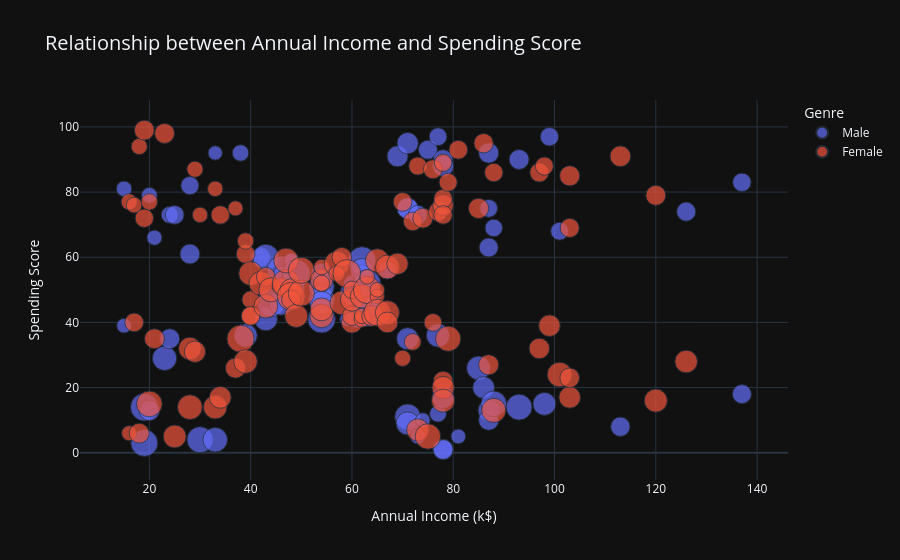

Notebook source saved alongside this figure:
### Code cell
import pandas as pd
import plotly.express as px

# Load the dataset
#data = pd.read_csv('https://raw.githubusercontent.com/Explore-AI/Public-Data/master/Data/unsupervised_sprint/mall_customers.csv', index_col=0)

# Generate an interactive scatter plot using Plotly
fig = px.scatter(data, x='Annual_Income_(k$)', y='Spending_Score', color='Genre',
                 title='Relationship between Annual Income and Spending Score',
                 labels={'Annual_Income_(k$)': 'Annual Income (k$)', 'Spending_Score': 'Spending Score'},
                 template='plotly_dark', size='Age', hover_data=['Age', 'Genre'])
fig.update_layout(title_font_size=20, legend_title_text='Genre', legend_title_font_size=14)
fig.show()

### Figure 1 — Plotly figure (JSON) as saved in the notebook; plotly's stock layout.template omitted (floating-point values rounded to 4 significant figures; data arrays with more than 128 entries replaced by an {"elided": "..."} marker saying what was removed)
{"data": [{"customdata": {"elided": "88x2 mixed values"}, "hovertemplate": "Genre=%{customdata[1]}<br>Annual Income (k$)=%{x}<br>Spending Score=%{y}<br>Age=%{customdata[0]}<extra></extra>", "legendgroup": "Male", "marker": {"color": "#636efa", "size": [19, 21, 64, 67, 37, 22, 20, 52, 35, 25, 31, 29, 35, 60, 53, 18, 24, 48, 33, 59, 47, 69, 53, 70, 19, 63, 18, 19, 70, 59, 26, 40, 57, 38, 67, 48, 18, 48, 24, 48, 20, 67, 26, 49, 54, 68, 66, 65, 19, 27, 39, 43, 40, 59, 38, 47, 39, 20, 32, 19, 32, 25, 28, 48, 34, 43, 39, 37, 34, 19, 50, 42, 32, 40, 28, 36, 36, 58, 27, 59, 35, 46, 30, 28, 33, 32, 32, 30], "sizemode": "area", "sizeref": 0.175, "symbol": "circle"}, "mode": "markers", "name": "Male", "orientation": "v", "showlegend": true, "type": "scatter", "x": [15, 15, 19, 19, 20, 20, 21, 23, 24, 24, 25, 28, 28, 30, 33, 33, 38, 39, 42, 43, 43, 44, 46, 46, 46, 48, 48, 48, 49, 54, 54, 54, 54, 54, 54, 54, 59, 60, 60, 61, 61, 62, 62, 62, 63, 63, 63, 63, 64, 67, 69, 71, 71, 71, 71, 71, 71, 73, 73, 74, 75, 77, 77, 77, 78, 78, 78, 78, 78, 81, 85, 86, 87, 87, 87, 87, 87, 88, 88, 93, 93, 98, 99, 101, 113, 126, 137, 137], "xaxis": "x", "y": [39, 81, 3, 14, 13, 79, 66, 29, 35, 73, 73, 82, 61, 4, 4, 92, 92, 36, 60, 60, 41, 46, 46, 56, 55, 51, 59, 59, 55, 47, 54, 48, 51, 55, 41, 46, 41, 49, 52, 42, 49, 59, 55, 56, 46, 43, 48, 52, 46, 56, 91, 35, 95, 11, 75, 9, 75, 5, 73, 10, 93, 12, 97, 36, 90, 17, 88, 1, 1, 5, 26, 20, 63, 13, 75, 10, 92, 15, 69, 14, 90, 15, 97, 68, 8, 74, 18, 83], "yaxis": "y"}, {"customdata": {"elided": "112x2 mixed values"}, "hovertemplate": "Genre=%{customdata[1]}<br>Annual Income (k$)=%{x}<br>Spending Score=%{y}<br>Age=%{customdata[0]}<extra></extra>", "legendgroup": "Female", "marker": {"color": "#EF553B", "size": [20, 23, 31, 22, 35, 23, 30, 35, 58, 24, 35, 35, 46, 54, 45, 40, 23, 21, 49, 21, 42, 30, 36, 20, 65, 31, 49, 24, 50, 27, 29, 31, 49, 31, 50, 51, 27, 67, 54, 43, 68, 32, 47, 60, 60, 45, 23, 49, 46, 21, 55, 22, 34, 50, 68, 40, 32, 47, 27, 23, 49, 21, 66, 19, 38, 18, 19, 63, 49, 51, 50, 38, 40, 23, 31, 25, 31, 29, 44, 35, 57, 28, 32, 32, 34, 44, 38, 47, 27, 30, 30, 56, 29, 31, 36, 33, 36, 52, 30, 37, 32, 29, 41, 54, 41, 36, 34, 32, 38, 47, 35, 45], "sizemode": "area", "sizeref": 0.175, "symbol": "circle"}, "mode": "markers", "name": "Female", "orientation": "v", "showlegend": true, "type": "scatter", "x": [16, 16, 17, 17, 18, 18, 19, 19, 20, 20, 21, 23, 25, 28, 28, 29, 29, 30, 33, 33, 34, 34, 37, 37, 38, 39, 39, 39, 40, 40, 40, 40, 42, 43, 43, 44, 46, 47, 47, 48, 48, 48, 49, 50, 50, 54, 54, 54, 54, 54, 57, 57, 58, 58, 59, 60, 60, 60, 60, 62, 62, 62, 63, 63, 64, 65, 65, 65, 65, 67, 67, 67, 69, 70, 70, 72, 72, 73, 73, 74, 75, 76, 76, 77, 78, 78, 78, 78, 78, 78, 78, 79, 79, 81, 85, 86, 87, 88, 88, 97, 97, 98, 99, 101, 103, 103, 103, 103, 113, 120, 120, 126], "xaxis": "x", "y": [6, 77, 40, 76, 6, 94, 72, 99, 15, 77, 35, 98, 5, 14, 32, 31, 87, 73, 14, 81, 17, 73, 26, 75, 35, 61, 28, 65, 55, 47, 42, 42, 52, 54, 45, 50, 51, 52, 59, 50, 48, 47, 42, 49, 56, 53, 52, 42, 44, 57, 58, 55, 60, 46, 55, 40, 42, 47, 50, 41, 48, 42, 50, 54, 42, 48, 50, 43, 59, 43, 57, 40, 58, 29, 77, 34, 71, 88, 7, 72, 5, 40, 87, 74, 22, 20, 76, 16, 89, 78, 73, 35, 83, 93, 75, 95, 27, 13, 86, 32, 86, 88, 39, 24, 17, 85, 23, 69, 91, 16, 79, 28], "yaxis": "y"}], "layout": {"legend": {"itemsizing": "constant", "title": {"font": {"size": 14}, "text": "Genre"}, "tracegroupgap": 0}, "title": {"font": {"size": 20}, "text": "Relationship between Annual Income and Spending Score"}, "xaxis": {"anchor": "y", "domain": [0, 1], "title": {"text": "Annual Income (k$)"}}, "yaxis": {"anchor": "x", "domain": [0, 1], "title": {"text": "Spending Score"}}}}
